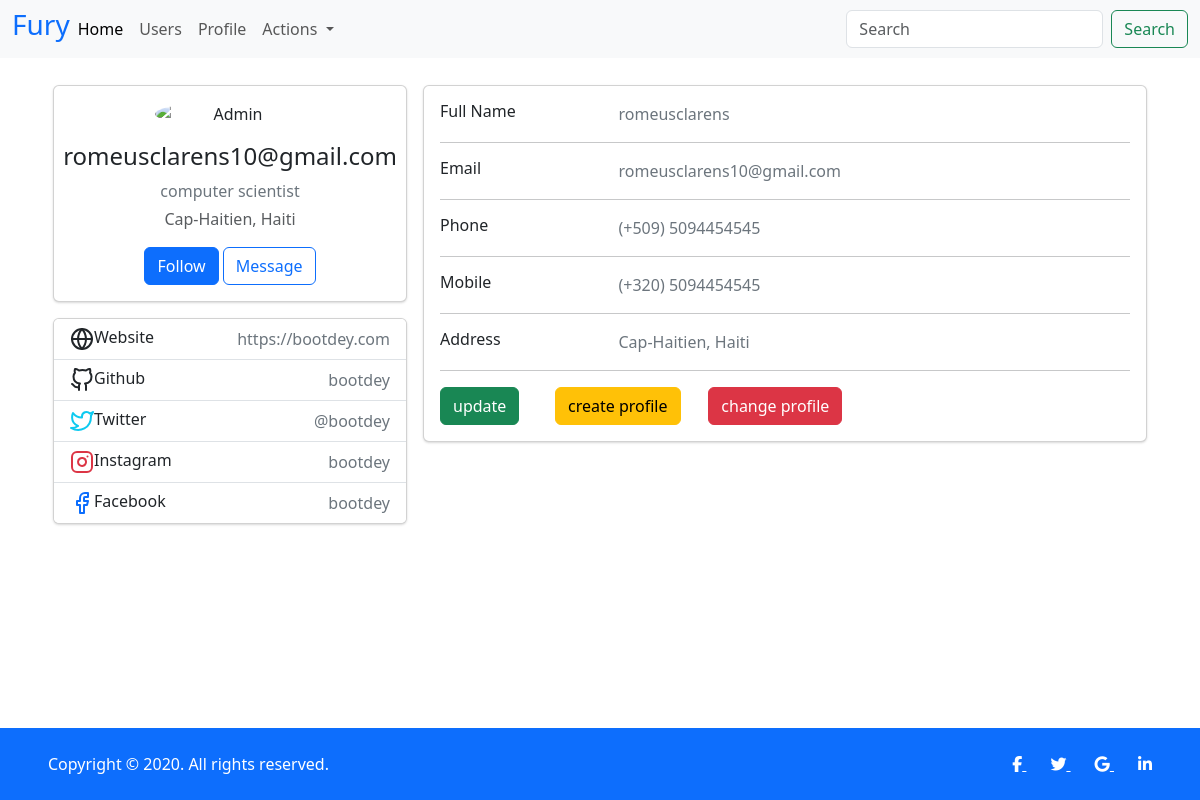
The page /user/profile (signed in) on the database its author committed.
### user/models.py (models this page shows, shortened)
class Profile(models.Model):
    phonenumber = models.IntegerField(
        unique=True, null=False, validators=[validate_slug])
    proffession = models.CharField(max_length=200)
    address = models.CharField(max_length=200)
    updated_at = models.DateTimeField(auto_now_add=True)
    author = models.ForeignKey(User, on_delete=models.CASCADE)

### user/views.py (the view)
# urls.py: path("profile", views.profile, name="profile"),
@login_required(login_url="login")
@require_GET
def profile(request):
    userdata = userProfile.objects.filter(  # pylint: disable=no-member
        author__id=int(request.user.id)).first()
    if userdata:
        context = {"userdata": userdata}
        return render(request, "user/profile.html", context)
    return render(request, "user/profile.html", {"userdata": ""})

### user/templates/user/profile.html (shortened to what this page needs)
{% extends 'blog/base.html' %}
{% load static %}
{% block link %} <link rel="stylesheet" href="{% static 'user/profile.css' %}"> {% endblock link %}
{% block content %}
<div class="container">
    <div class="main-body">
        <div class="row gutters-sm">
            <div class="col-md-4 mb-3">
                <div class="card">
                    <div class="card-body">
                        <div class="d-flex flex-column align-items-center text-center">
                            <img src="https://bootdey.com/img/Content/avatar/avatar7.png" alt="Admin"
                                class="rounded-circle" width="150">
                            <div class="mt-3">
                                <h4> {{ user.email }} </h4>
                                <p class="text-secondary mb-1"> {{ userdata.proffession }} </p>
                                <p class="text-muted font-size-sm"> {{ userdata.address|title }} </p>
                                <button class="btn btn-primary">Follow</button>
                                <button class="btn btn-outline-primary">Message</button>
                            </div>
                        </div>
                    </div>
                </div>
                <div class="card mt-3">
                    <ul class="list-group list-group-flush">
                        <li class="list-group-item d-flex justify-content-between align-items-center flex-wrap">
                            <h6 class="mb-0">Website</h6>
                            <span class="text-secondary">https://bootdey.com</span>
                        </li>
                        <li class="list-group-item d-flex justify-content-between align-items-center flex-wrap">
                            <h6 class="mb-0">Github</h6>
                            <span class="text-secondary">bootdey</span>
                        </li>
                        <li class="list-group-item d-flex justify-content-between align-items-center flex-wrap">
                            <h6 class="mb-0">Twitter</h6>
                            <span class="text-secondary">@bootdey</span>
                        </li>
                        <li class="list-group-item d-flex justify-content-between align-items-center flex-wrap">
                            <h6 class="mb-0">Instagram</h6>
                            <span class="text-secondary">bootdey</span>
                        </li>
                        <li class="list-group-item d-flex justify-content-between align-items-center flex-wrap">
                            <h6 class="mb-0">Facebook</h6>
                            <span class="text-secondary">bootdey</span>
                        </li>
                    </ul>
                </div>
            </div>
            <div class="col-md-8">
                <div class="card mb-3">
                    <div class="card-body">
                        <div class="row">
                            <div class="col-sm-3">
                                <h6 class="mb-0">Full Name</h6>
                            </div>
                            <div class="col-sm-9 text-secondary">
                                {{userdata.author.username}}
                            </div>
                        </div>
                        <hr>
                        <div class="row">
                            <div class="col-sm-3">
                                <h6 class="mb-0">Email</h6>
                            </div>
                            <div class="col-sm-9 text-secondary">
                                {{ userdata.author.email }}
                            </div>
                        </div>
                        <hr>
                        <div class="row">
                            <div class="col-sm-3">
                                <h6 class="mb-0">Phone</h6>
                            </div>
                            <div class="col-sm-9 text-secondary">
                                (+509) {{ userdata.phonenumber }}
                            </div>
                        </div>
                        <hr>
                        <div class="row">
                            <div class="col-sm-3">
                                <h6 class="mb-0">Mobile</h6>
                            </div>
                            <div class="col-sm-9 text-secondary">
                                (+320) {{ userdata.phonenumber }}
                            </div>
                        </div>
                        <hr>
                        <div class="row">
                            <div class="col-sm-3">
                                <h6 class="mb-0">Address</h6>
                            </div>
                            <div class="col-sm-9 text-secondary">
                                 {{ userdata.address }}
                            </div>
                        </div>
                        <hr>
                        <div class="col-sm-8 d-flex">
                            <div class="col-sm-3">
                                <a class="btn btn-success " target="__blank"
                                    href="{% url 'updateprofile'  %}">update</a>
                            </div>
                            <div class="col-sm-4">
                                <a class="btn btn-warning " target="__blank"
                                    href="{% url 'createprofile'  %}">create profile</a>
                            </div>
                                <div class="col-sm-4">
                                    <a class="btn btn-danger " target="__blank" href="{% url 'change_password'  %}">change profile</a>
                                </div>
                        </div>
                    </div>
                </div>
            </div>
        </div>
    </div>
</div>
{% endblock content %}

### user/static/user/profile.css (style rules this page uses)
body { margin-top: 20px; color: #1a202c; text-align: left; background-color: #e2e8f0; }
.main-body { padding: 15px; }
.card { box-shadow: 0 1px 3px 0 rgba(0, 0, 0, .1), 0 1px 2px 0 rgba(0, 0, 0, .06); }
.card { position: relative; display: flex; flex-direction: column; min-width: 0; word-wrap: break-word; background-color: #fff; background-clip: border-box; border: 0 solid rgba(0, 0, 0, .125); border-radius: .25rem; }
.card-body { flex: 1 1 auto; min-height: 1px; padding: 1rem; }
.gutters-sm { margin-right: -8px; margin-left: -8px; }
.gutters-sm>.col, .gutters-sm>[class*=col-] { padding-right: 8px; padding-left: 8px; }
.mb-3, .my-3 { margin-bottom: 1rem !important; }

### rows shown on the page
Profile: proffession "computer scientist", address "Cap-Haitien, Haiti", author.username "romeusclarens", author.email "romeusclarens10@gmail.com", phonenumber "5094454545"

### other values the page prints
{{ user.email }} "romeusclarens10@gmail.com"
